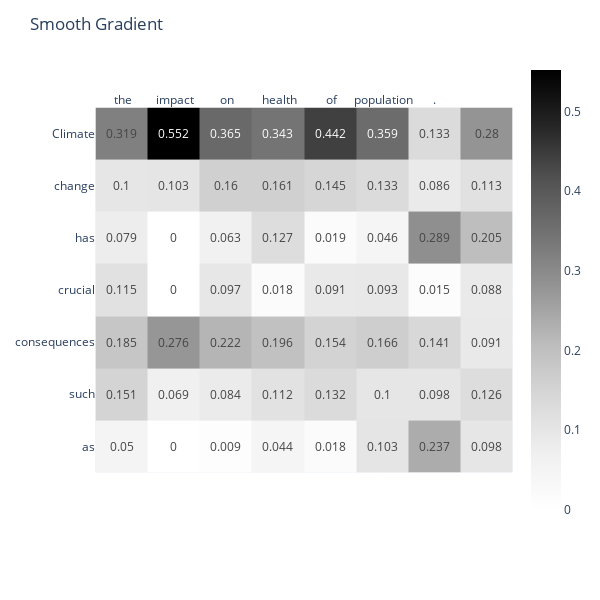

The code cell stored with this chart in its notebook:
### Code cell
fig = generate_heat_map_from_scores(scores_list[2], tokenizer, result)

fig.update_layout(title_text="Smooth Gradient")
fig.show()

### Figure 1 — Plotly figure (JSON) as saved in the notebook; plotly's stock layout.template omitted (floating-point values rounded to 4 significant figures)
{"data": [{"coloraxis": "coloraxis", "hovertemplate": "x: %{x}<br>y: %{y}<br>color: %{z}<extra></extra>", "name": "0", "texttemplate": "%{z}", "type": "heatmap", "x": [" the", " impact", " on", " the", " health", " of", " the", " population", ".", "\n"], "xaxis": "x", "y": ["Climate", " change", " has", " crucial", " consequences", " such", " as"], "yaxis": "y", "z": [[0.271, 0.552, 0.365, 0.426, 0.343, 0.442, 0.319, 0.359, 0.133, 0.28], [0.085, 0.103, 0.16, 0.322, 0.161, 0.145, 0.1, 0.133, 0.086, 0.113], [0, 0, 0.063, 0.015, 0.127, 0.019, 0.079, 0.046, 0.289, 0.205], [0.068, 0, 0.097, 0.022, 0.018, 0.091, 0.115, 0.093, 0.015, 0.088], [0.136, 0.276, 0.222, 0.051, 0.196, 0.154, 0.185, 0.166, 0.141, 0.091], [0.169, 0.069, 0.084, 0.048, 0.112, 0.132, 0.151, 0.1, 0.098, 0.126], [0.271, 0, 0.009, 0.116, 0.044, 0.018, 0.05, 0.103, 0.237, 0.098]]}], "layout": {"coloraxis": {"colorscale": [[0, "rgb(255,255,255)"], [0.125, "rgb(240,240,240)"], [0.25, "rgb(217,217,217)"], [0.375, "rgb(189,189,189)"], [0.5, "rgb(150,150,150)"], [0.625, "rgb(115,115,115)"], [0.75, "rgb(82,82,82)"], [0.875, "rgb(37,37,37)"], [1, "rgb(0,0,0)"]]}, "height": 600, "margin": {"t": 60}, "title": {"text": "Smooth Gradient"}, "width": 600, "xaxis": {"anchor": "y", "constrain": "domain", "domain": [0, 1], "scaleanchor": "y", "side": "top", "tickfont": {"size": 12}}, "yaxis": {"anchor": "x", "autorange": "reversed", "constrain": "domain", "domain": [0, 1], "tickfont": {"size": 12}}}}
